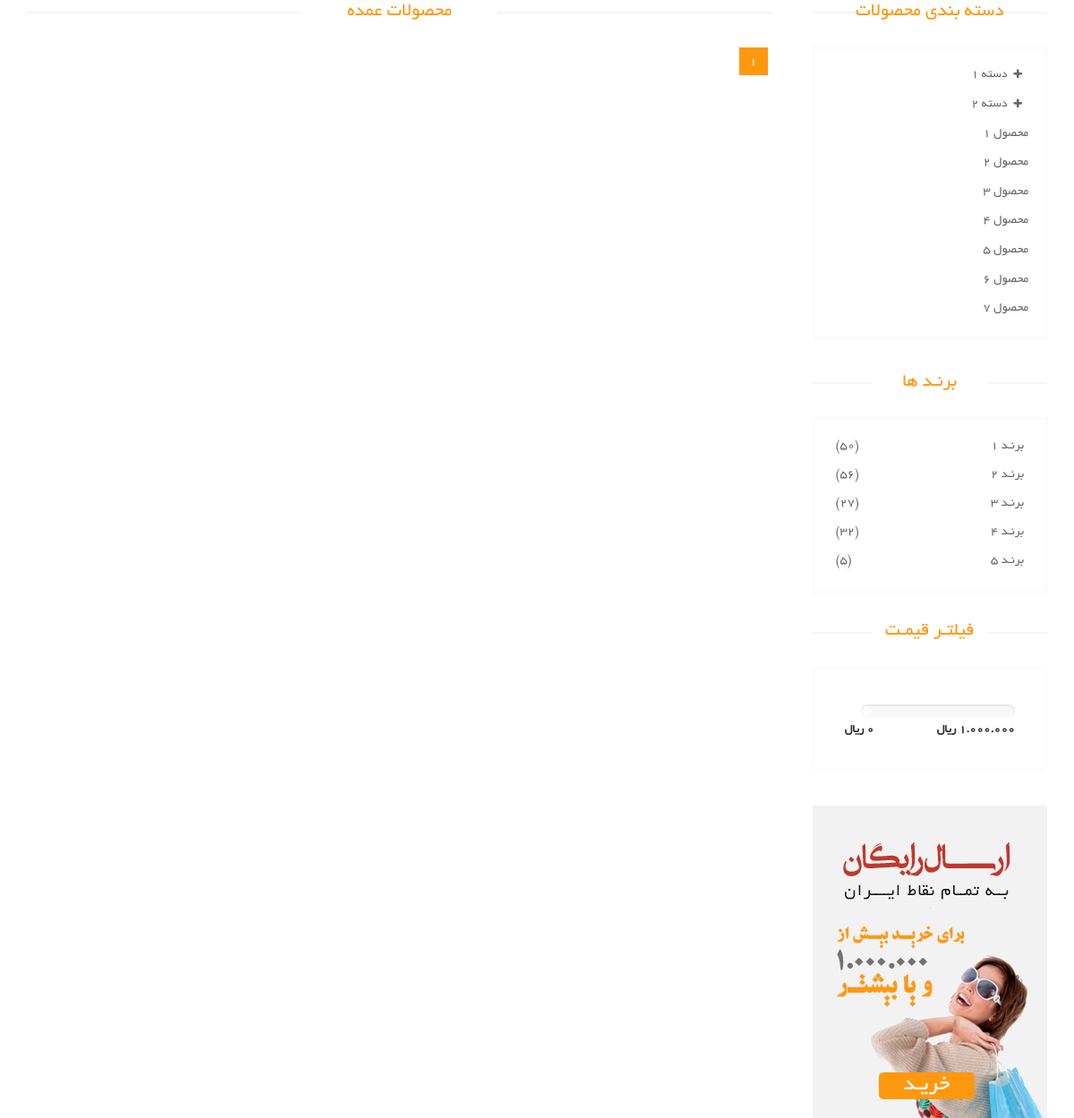
Before: /products/ with the older database file.
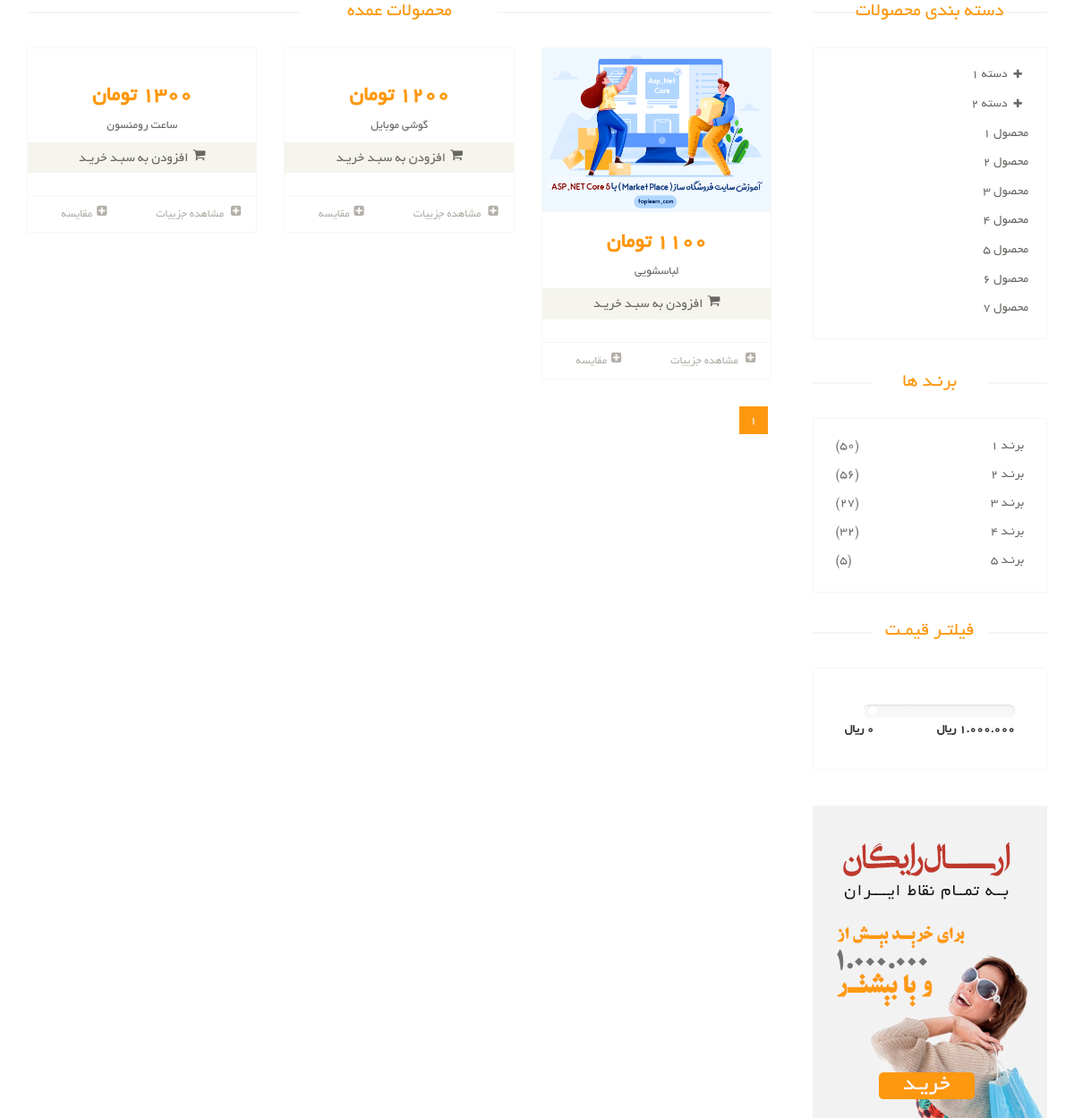
After: the same page with the newer database file.
### product_module/models.py (models this page shows, shortened)
class Product(models.Model):
    title = models.CharField(max_length=300, verbose_name='نام محصول')
    category = models.ManyToManyField(ProductCategory, related_name='product_categories', verbose_name='دسته بندی ها')
    image = models.ImageField(upload_to='images/products', null=True, blank=True, verbose_name='تصویر محصول')
    brand = models.ForeignKey(ProductBrand, on_delete=models.CASCADE, verbose_name='برند', null=True, blank=True)
    price = models.IntegerField(verbose_name='قیمت')
    short_description = models.CharField(max_length=360, db_index=True, null=True, verbose_name='توضیحات کوتاه')
    description = models.TextField(verbose_name='توضیحات اصلی', db_index=True)
    slug = models.SlugField(default="", null=False, db_index=True, blank=True, max_length=200, unique=True, verbose_name='عنوان در url')
    is_active = models.BooleanField(default=False, verbose_name='فعال / غیرفعال')
    is_delete = models.BooleanField(verbose_name='حذف شده / نشده')
    def get_absolute_url(self):
        return reverse('product-detail', args=[self.slug])
    class Meta:
        verbose_name = 'محصول'
        verbose_name_plural = 'محصولات'

### product_module/views.py (the view)
# urls.py: path('', views.ProductListView.as_view(), name='product-list'),
class ProductListView(ListView):
    template_name = 'product_module/product_list.html'
    model = Product
    context_object_name = 'products'
    ordering = ['-price']
    paginate_by = 6

### product_module/templates/product_module/product_list.html (shortened to what the changed rows need)
{% extends 'shared/_layout.html' %}
{% block content %}
    <section>
        <div class="container">
            <div class="row">
                <div class="col-sm-9 padding-right">
                    <div class="features_items">
                        <h2 class="title text-center">محصولات عمده</h2>
                        {% for product in products %}
                            {% include 'includes/product_item_partial.html' with product=product %}
                        {% endfor %}
                        <div class="clearfix"></div>
                        <ul class="pagination">
                            {% for pageNumber in paginator.page_range %}
                                <li class="{% if page_obj.number == pageNumber %} active {% endif %}">
                                    <a href="?page={{ pageNumber }}">{{ pageNumber }}</a>
                                </li>
                            {% endfor %}
                        </ul>
                    </div>
                </div>
                <div class="col-sm-3">
                    <div class="left-sidebar">
                        <h2>دسته بندی محصولات</h2>
                        <div class="brands_products">
                            <h2>برنـد ها</h2>
                        </div>
                        <div class="price-range">
                            <h2>فیلتـر قیمـت</h2>
                        </div>
                    </div>
                </div>
            </div>
        </div>
    </section>
{% endblock %}

### product_module/templates/includes/product_item_partial.html (shortened to what this page needs)
<div class="col-sm-4">
    <div class="product-image-wrapper">
        <div class="single-products">
            <div class="productinfo text-center">
                {% if product.image %}
                    <img src="{{ product.image.url }}" alt="">
                {% else %}
                    <img src="/static/images/shop/product.jpg" alt="">
                {% endif %}
                <h2>{{ product.price }} تومان</h2>
                <p>{{ product.title }}</p>
                <a href="#" class="btn btn-default add-to-cart"><i
                        class="fa fa-shopping-cart"></i>افزودن به سبـد خریـد</a>
            </div>
            <div class="product-overlay">
                <div class="overlay-content">
                </div>
            </div>
        </div>
        <div class="choose">
            <ul class="nav nav-pills nav-justified">
                <li>
                    <a href="{{ product.get_absolute_url }}">
                        <i class="fa fa-plus-square"></i>
                        مشاهده جزییات
                    </a>
                </li>
                <li>
                    <a href=""><i class="fa fa-plus-square"></i>مقایسه</a>
                </li>
            </ul>
        </div>
    </div>
</div>

Changed rows visible on the page:
added Product: price "1300", title "ساعت رومنسون"
added Product: price "1200", title "گوشی موبایل"
added Product: image (picture), price "1100", title "لباسشویی"
